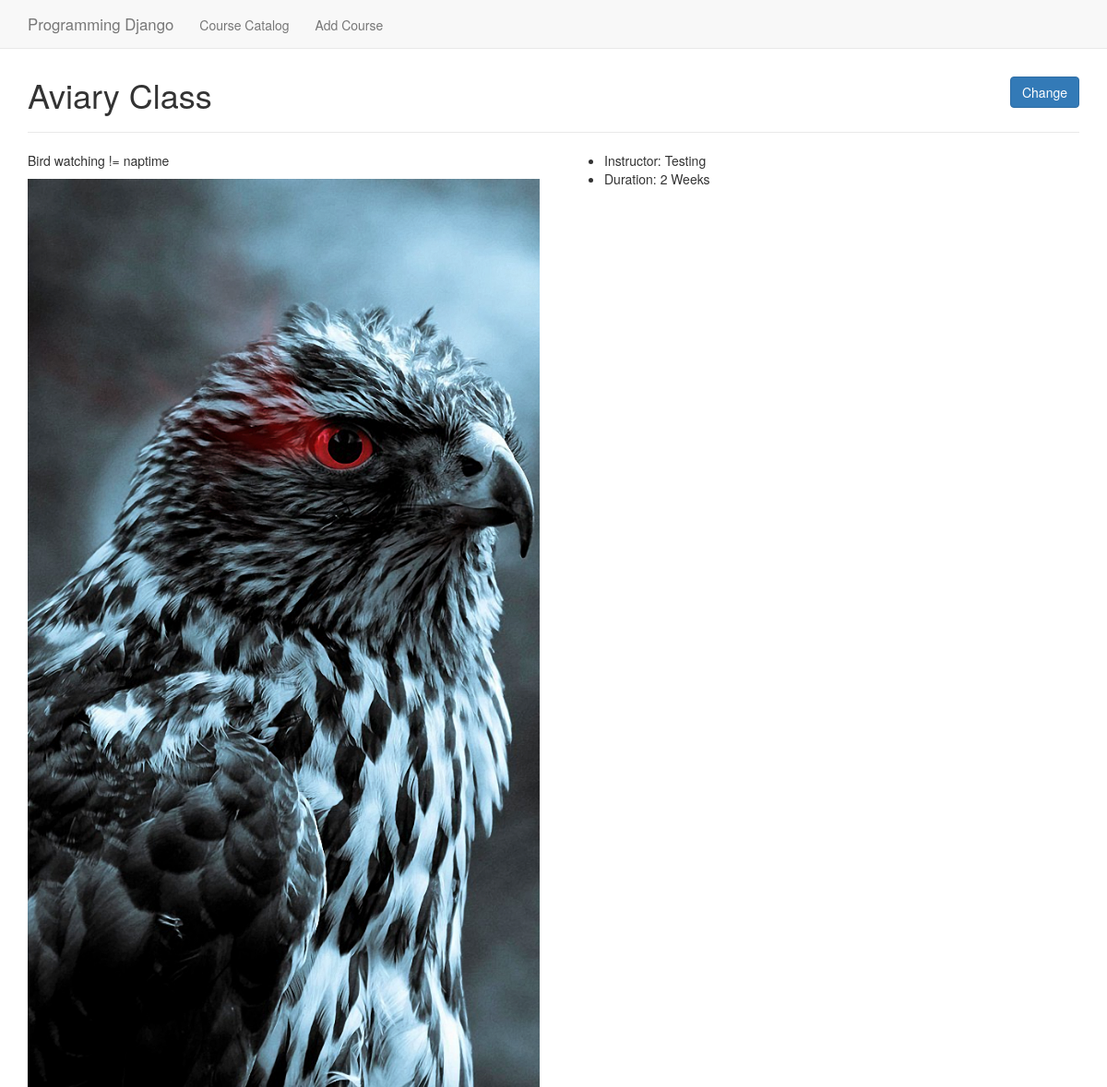
/courses/2/, run on the app's committed database.
### courses/models.py (models this page shows)
class Course(models.Model):
    title = models.CharField(max_length=250)
    description = models.TextField()
    instructor = models.CharField(max_length=150)
    DURATION_CHOICES = [('1', '2 Weeks'), ('2', '8 Weeks')]
    duration = models.CharField(max_length=7, choices=DURATION_CHOICES)
    image = models.ImageField('course_art/', null=True, blank=True)

### courses/views.py (the view)
# urls.py: url(r'^(?P<pk>[0-9]+)/$', views.DetailView.as_view(), name='detail'),
class DetailView(generic.DetailView):
    model = Course

### courses/templates/courses/course_detail.html (shortened to what this page needs)
{% extends "base.html" %}
{% block page_content %}
<div class="row">
  <div class="col-md-2 col-md-push-10 text-right">
    <a href="{% url 'change' course.id %}" class="btn btn-primary">Change</a>
  </div>
  <div class="col-md-10 col-md-pull-2">
    <h1 style="margin:0;">{{ course.title }}&nbsp;</h1>
  </div>
</div>
<hr>
<div class="row">
    <div class="col-xs-12 col-md-6">
        <p>{{ course.description }}</p>
        {% if course.image  %}
        <img src="{{ MEDIA_URL }}{{ course.image }}" />
        {% endif %}
    </div>
    <div class="col-xs-12 col-md-6">
        <ul>
            <li>
                Instructor: {{ course.instructor }}
            </li>
            <li>
                Duration: {{ course.get_duration_display }}
            </li>
        </ul>
    </div>
</div>
{% endblock %}

### static/css/course-catalog.css (style rules this page uses)
hr { border: 0; border-top: 1px solid #E9E9E9; margin: 2rem 0; }
img { max-width: 100%; height: auto; }

### data on the page
Course: title "Aviary Class", description "Bird watching != naptime", image (picture), instructor "Testing", duration "2 Weeks"
